Frame 1 (no input): blank canvas, image omitted
Frame 60 (no input): blank canvas, image omitted
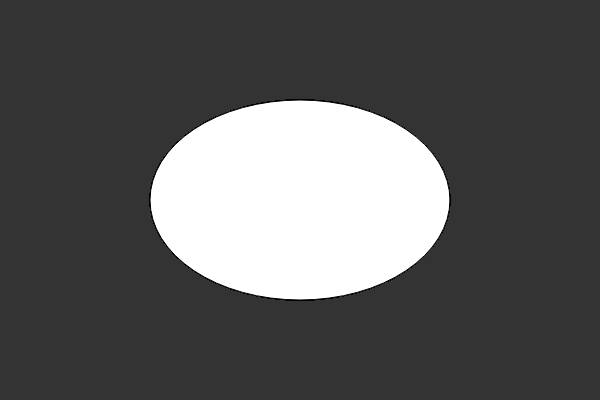
Frame 120 (the mouse pressed at the canvas centre since frame 60)

The p5.js sketch whose frames 1 and 60 were blank and that drew this single picture after the mouse press (run headless with seeded random() and noise() and a simulated clock; from frame 60 on, the mouse is pressed at the canvas centre):

// p5.js sketch
// ── sketch.js
function setup() {
  createCanvas(600,400);
  background(51);
}

function draw() {
  ellipse(width/2,height/2,mouseX,mouseY);
}
